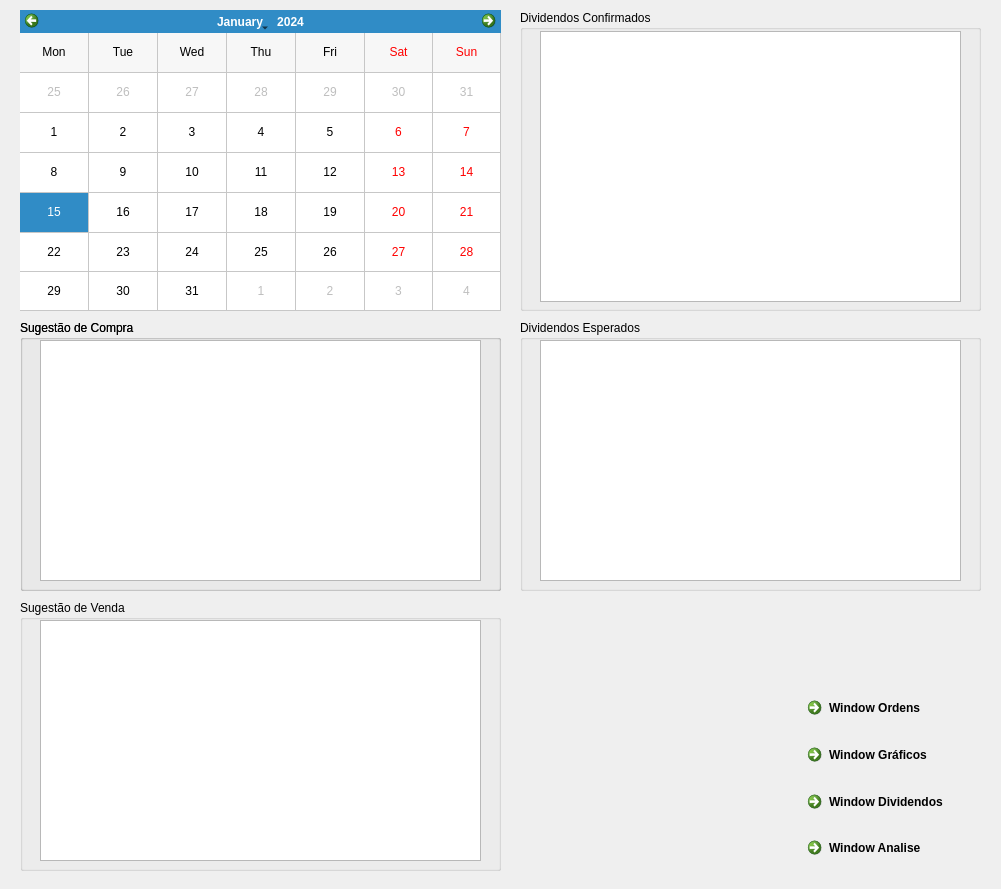
<?xml version="1.0" encoding="UTF-8"?>
<ui version="4.0">
 <class>Calendario</class>
 <widget class="QDialog" name="Calendario">
  <property name="geometry">
   <rect>
    <x>0</x>
    <y>0</y>
    <width>1001</width>
    <height>889</height>
   </rect>
  </property>
  <property name="windowTitle">
   <string>Dialog</string>
  </property>
  <widget class="QCalendarWidget" name="calendarWidget">
   <property name="geometry">
    <rect>
     <x>20</x>
     <y>10</y>
     <width>481</width>
     <height>301</height>
    </rect>
   </property>
   <property name="cursor">
    <cursorShape>PointingHandCursor</cursorShape>
   </property>
   <property name="firstDayOfWeek">
    <enum>Qt::Monday</enum>
   </property>
   <property name="gridVisible">
    <bool>true</bool>
   </property>
   <property name="horizontalHeaderFormat">
    <enum>QCalendarWidget::ShortDayNames</enum>
   </property>
   <property name="verticalHeaderFormat">
    <enum>QCalendarWidget::NoVerticalHeader</enum>
   </property>
  </widget>
  <widget class="QGroupBox" name="groupBox">
   <property name="geometry">
    <rect>
     <x>520</x>
     <y>10</y>
     <width>461</width>
     <height>301</height>
    </rect>
   </property>
   <property name="title">
    <string>Dividendos Confirmados</string>
   </property>
   <widget class="QTableWidget" name="tableWidget">
    <property name="geometry">
     <rect>
      <x>20</x>
      <y>21</y>
      <width>421</width>
      <height>271</height>
     </rect>
    </property>
   </widget>
  </widget>
  <widget class="QGroupBox" name="groupBox_2">
   <property name="geometry">
    <rect>
     <x>520</x>
     <y>320</y>
     <width>461</width>
     <height>271</height>
    </rect>
   </property>
   <property name="title">
    <string>Dividendos Esperados</string>
   </property>
   <widget class="QTableWidget" name="tableWidget_2">
    <property name="geometry">
     <rect>
      <x>20</x>
      <y>20</y>
      <width>421</width>
      <height>241</height>
     </rect>
    </property>
   </widget>
  </widget>
  <widget class="QGroupBox" name="groupBox_3">
   <property name="geometry">
    <rect>
     <x>20</x>
     <y>320</y>
     <width>481</width>
     <height>271</height>
    </rect>
   </property>
   <property name="title">
    <string>Sugestão de Compra</string>
   </property>
   <widget class="QGroupBox" name="groupBox_4">
    <property name="geometry">
     <rect>
      <x>0</x>
      <y>0</y>
      <width>481</width>
      <height>271</height>
     </rect>
    </property>
    <property name="title">
     <string>Sugestão de Compra</string>
    </property>
    <widget class="QTableWidget" name="tableWidget_3">
     <property name="geometry">
      <rect>
       <x>20</x>
       <y>20</y>
       <width>441</width>
       <height>241</height>
      </rect>
     </property>
    </widget>
   </widget>
  </widget>
  <widget class="QGroupBox" name="groupBox_5">
   <property name="geometry">
    <rect>
     <x>20</x>
     <y>600</y>
     <width>481</width>
     <height>271</height>
    </rect>
   </property>
   <property name="title">
    <string>Sugestão de Venda</string>
   </property>
   <widget class="QTableWidget" name="tableWidget_4">
    <property name="geometry">
     <rect>
      <x>20</x>
      <y>20</y>
      <width>441</width>
      <height>241</height>
     </rect>
    </property>
   </widget>
  </widget>
  <widget class="QWidget" name="gridLayoutWidget_2">
   <property name="geometry">
    <rect>
     <x>800</x>
     <y>690</y>
     <width>181</width>
     <height>181</height>
    </rect>
   </property>
   <layout class="QGridLayout" name="gridLayout_2">
    <item row="2" column="0">
     <widget class="QCommandLinkButton" name="commandLinkButton_3">
      <property name="text">
       <string>Window Gráficos</string>
      </property>
     </widget>
    </item>
    <item row="3" column="0">
     <widget class="QCommandLinkButton" name="commandLinkButton_2">
      <property name="text">
       <string>Window Dividendos</string>
      </property>
     </widget>
    </item>
    <item row="4" column="0">
     <widget class="QCommandLinkButton" name="commandLinkButton">
      <property name="text">
       <string>Window Analise</string>
      </property>
     </widget>
    </item>
    <item row="1" column="0">
     <widget class="QCommandLinkButton" name="commandLinkButton_4">
      <property name="text">
       <string>Window Ordens</string>
      </property>
     </widget>
    </item>
   </layout>
  </widget>
 </widget>
 <resources/>
 <connections/>
</ui>
